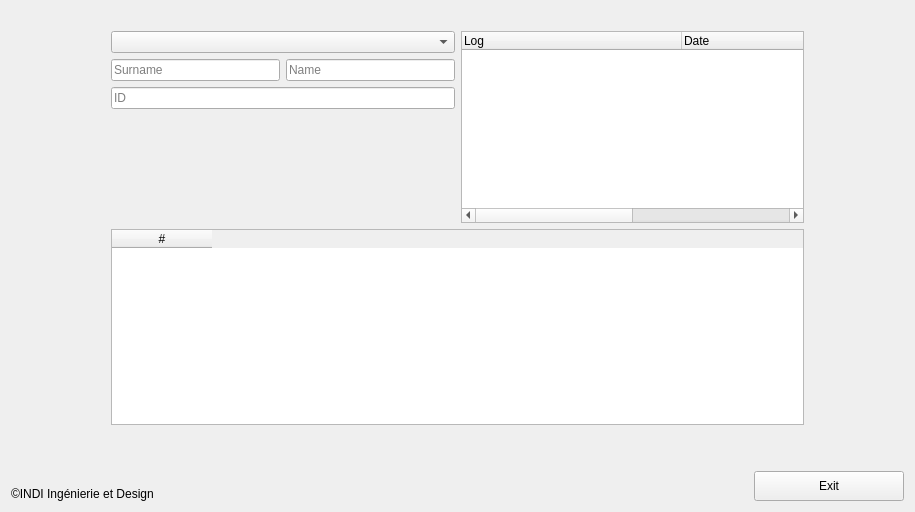
<?xml version="1.0" encoding="UTF-8"?>
<ui version="4.0">
 <class>LogView</class>
 <widget class="QWidget" name="LogView">
  <property name="geometry">
   <rect>
    <x>0</x>
    <y>0</y>
    <width>915</width>
    <height>512</height>
   </rect>
  </property>
  <property name="windowTitle">
   <string>Form</string>
  </property>
  <layout class="QHBoxLayout" name="horizontalLayout_3">
   <item>
    <layout class="QVBoxLayout" name="verticalLayout_2">
     <item>
      <widget class="QLabel" name="label">
       <property name="text">
        <string/>
       </property>
       <property name="pixmap">
        <pixmap>:/INDI/INDI/INDI Logo-50.png</pixmap>
       </property>
      </widget>
     </item>
     <item>
      <layout class="QVBoxLayout" name="verticalLayout">
       <item>
        <layout class="QHBoxLayout" name="horizontalLayout_5">
         <item>
          <spacer name="horizontalSpacer">
           <property name="orientation">
            <enum>Qt::Horizontal</enum>
           </property>
           <property name="sizeType">
            <enum>QSizePolicy::Preferred</enum>
           </property>
           <property name="sizeHint" stdset="0">
            <size>
             <width>100</width>
             <height>20</height>
            </size>
           </property>
          </spacer>
         </item>
         <item>
          <layout class="QGridLayout" name="gridLayout_2">
           <item row="0" column="1" rowspan="4">
            <widget class="QTreeWidget" name="treeW_log">
             <property name="sizePolicy">
              <sizepolicy hsizetype="Expanding" vsizetype="Fixed">
               <horstretch>0</horstretch>
               <verstretch>0</verstretch>
              </sizepolicy>
             </property>
             <property name="minimumSize">
              <size>
               <width>310</width>
               <height>120</height>
              </size>
             </property>
             <property name="maximumSize">
              <size>
               <width>16777215</width>
               <height>350</height>
              </size>
             </property>
             <property name="horizontalScrollBarPolicy">
              <enum>Qt::ScrollBarAsNeeded</enum>
             </property>
             <property name="autoScroll">
              <bool>true</bool>
             </property>
             <property name="horizontalScrollMode">
              <enum>QAbstractItemView::ScrollPerItem</enum>
             </property>
             <property name="headerHidden">
              <bool>false</bool>
             </property>
             <attribute name="headerVisible">
              <bool>true</bool>
             </attribute>
             <attribute name="headerCascadingSectionResizes">
              <bool>true</bool>
             </attribute>
             <attribute name="headerMinimumSectionSize">
              <number>220</number>
             </attribute>
             <attribute name="headerDefaultSectionSize">
              <number>220</number>
             </attribute>
             <column>
              <property name="text">
               <string>Log</string>
              </property>
             </column>
             <column>
              <property name="text">
               <string>Date</string>
              </property>
             </column>
            </widget>
           </item>
           <item row="4" column="0" colspan="2">
            <widget class="QTableWidget" name="TableW_log">
             <property name="enabled">
              <bool>true</bool>
             </property>
             <property name="minimumSize">
              <size>
               <width>0</width>
               <height>170</height>
              </size>
             </property>
             <property name="editTriggers">
              <set>QAbstractItemView::NoEditTriggers</set>
             </property>
             <column>
              <property name="text">
               <string>#</string>
              </property>
             </column>
            </widget>
           </item>
           <item row="1" column="0">
            <layout class="QHBoxLayout" name="horizontalLayout">
             <item>
              <widget class="QLineEdit" name="TB_surname">
               <property name="readOnly">
                <bool>true</bool>
               </property>
               <property name="placeholderText">
                <string>Surname</string>
               </property>
              </widget>
             </item>
             <item>
              <widget class="QLineEdit" name="TB_name">
               <property name="readOnly">
                <bool>true</bool>
               </property>
               <property name="placeholderText">
                <string>Name</string>
               </property>
              </widget>
             </item>
            </layout>
           </item>
           <item row="0" column="0">
            <widget class="QComboBox" name="CB_user"/>
           </item>
           <item row="2" column="0">
            <widget class="QLineEdit" name="TB_id">
             <property name="maxLength">
              <number>16</number>
             </property>
             <property name="readOnly">
              <bool>true</bool>
             </property>
             <property name="placeholderText">
              <string>ID</string>
             </property>
            </widget>
           </item>
          </layout>
         </item>
         <item>
          <spacer name="horizontalSpacer_2">
           <property name="orientation">
            <enum>Qt::Horizontal</enum>
           </property>
           <property name="sizeType">
            <enum>QSizePolicy::Preferred</enum>
           </property>
           <property name="sizeHint" stdset="0">
            <size>
             <width>100</width>
             <height>20</height>
            </size>
           </property>
          </spacer>
         </item>
        </layout>
       </item>
      </layout>
     </item>
     <item>
      <spacer name="verticalSpacer">
       <property name="orientation">
        <enum>Qt::Vertical</enum>
       </property>
       <property name="sizeType">
        <enum>QSizePolicy::Fixed</enum>
       </property>
       <property name="sizeHint" stdset="0">
        <size>
         <width>20</width>
         <height>40</height>
        </size>
       </property>
      </spacer>
     </item>
     <item>
      <layout class="QHBoxLayout" name="horizontalLayout_2">
       <item>
        <widget class="QLabel" name="label_4">
         <property name="text">
          <string>©INDI Ingénierie et Design</string>
         </property>
         <property name="alignment">
          <set>Qt::AlignBottom|Qt::AlignLeading|Qt::AlignLeft</set>
         </property>
        </widget>
       </item>
       <item>
        <spacer name="horizontalSpacer_5">
         <property name="orientation">
          <enum>Qt::Horizontal</enum>
         </property>
         <property name="sizeHint" stdset="0">
          <size>
           <width>532</width>
           <height>17</height>
          </size>
         </property>
        </spacer>
       </item>
       <item>
        <widget class="QPushButton" name="finishButton">
         <property name="minimumSize">
          <size>
           <width>150</width>
           <height>30</height>
          </size>
         </property>
         <property name="text">
          <string>Exit</string>
         </property>
        </widget>
       </item>
      </layout>
     </item>
    </layout>
   </item>
  </layout>
 </widget>
 <resources/>
 <connections/>
</ui>
